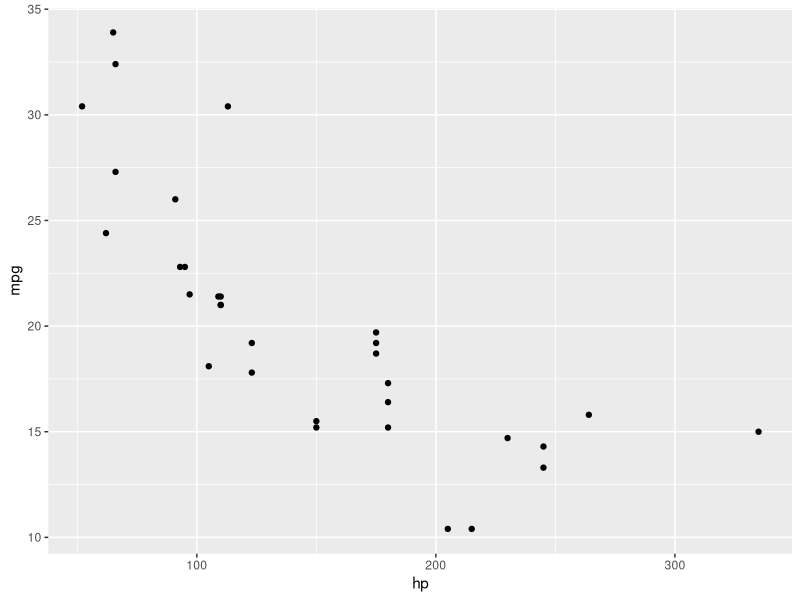
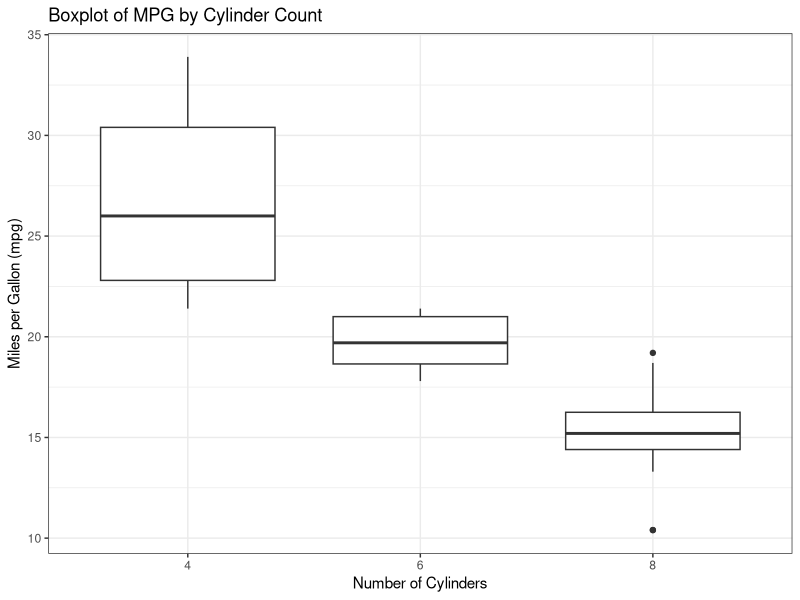
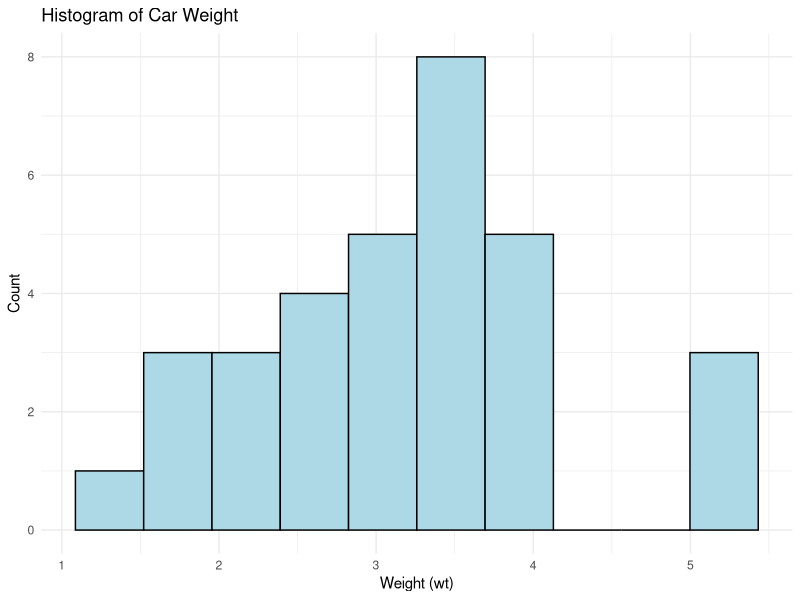

These charts were generated, in order, by the following R code:
#Question No 3
library(ggplot2)
head(mtcars)
#Scatter Plot
ggplot(mtcars, aes(x = hp, y = mpg)) + 
  geom_point()
# BoxPlot
ggplot(mtcars, aes(x = factor(cyl), y = mpg)) + 
  geom_boxplot() +
  labs(x = "Number of Cylinders", y = "Miles per Gallon (mpg)", title = "Boxplot of MPG by Cylinder Count") +
  theme_bw()

# Histogram
ggplot(mtcars, aes(x = wt)) + 
  geom_histogram(bins = 10, fill = "lightblue", color = "black") +
  labs(x = "Weight (wt)", y = "Count", title = "Histogram of Car Weight") +
  theme_minimal()

#Question No 2
#2 part
salary <- c(50000, 60000, 70000, 80000, 50000, 65000, 45000, 60000)
mean(salary)
#3 part
employee_list <- list(emp_id = "E1", Name = "X", Age = 34, Department = "HR", Salary = 50000, Gender = "Male", Experience = 5 )
employee_list

#5
mean(salary)
sd(salary)


